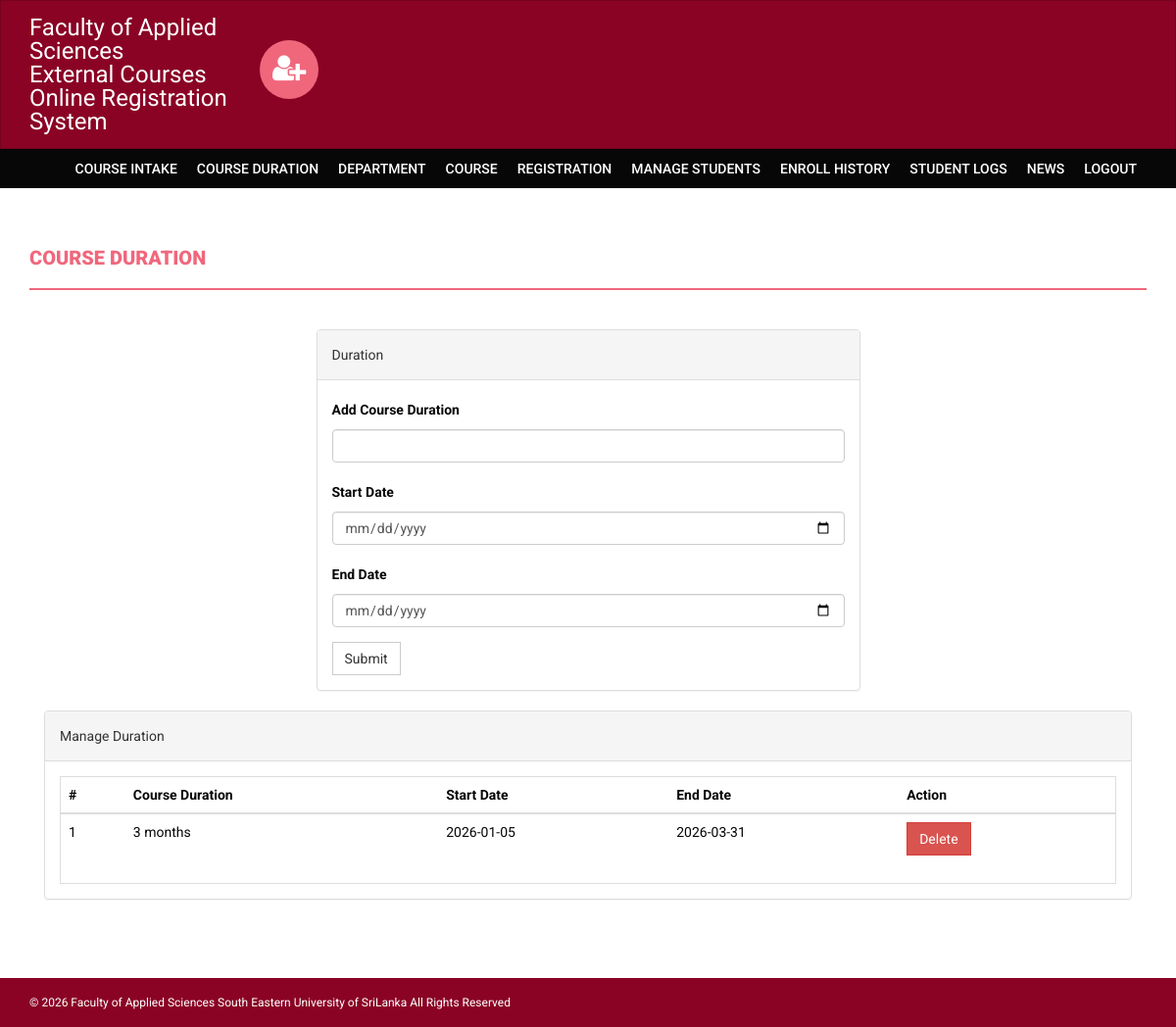
/onlinecourse/admin/semester.php (signed in), run on the app's committed database.
### tables this page shows
CREATE TABLE `course_duration` (
  `id` int(11) NOT NULL,
  `semester` varchar(255) DEFAULT NULL,
  `start_date` date DEFAULT NULL,
  `end_date` date DEFAULT NULL
);

### onlinecourse/admin/semester.php (the view, shortened to what this page needs)
<?php
if(strlen($_SESSION['alogin'])==0)
    {
header('location:index.php');
}
else{
?>
<!DOCTYPE html>
<html xmlns="http://www.w3.org/1999/xhtml">
<head>
    <link href="../assets/css/bootstrap.css" rel="stylesheet" />
    <link href="../assets/css/font-awesome.css" rel="stylesheet" />
    <link href="../assets/css/style.css" rel="stylesheet" />
</head>
<body>
<?php include('includes/header.php');?>
<?php if($_SESSION['alogin']!="")
{
 include('includes/menubar.php');
}
 ?>
    <div class="content-wrapper">
        <div class="container">
              <div class="row">
                    <div class="col-md-12">
                        <h1 class="page-head-line">Course Duration </h1>
                    </div>
                </div>
                <div class="row" >
                  <div class="col-md-3"></div>
                    <div class="col-md-6">
                        <div class="panel panel-default">
                        <div class="panel-heading">
                           Duration
                        </div>
                        <div class="panel-body">
                       <form name="semester" method="post" action="semester.php">
   <div class="form-group">
    <label for="semester">Add Course Duration  </label>
    <input type="text" class="form-control" id="semester" name="semester" placeholder=" " required />
  </div>
  <div class="form-group">
  <label>Start Date</label>
  <input type="date" class="form-control" name="start_date" required />
</div>
<div class="form-group">
  <label>End Date</label>
  <input type="date" class="form-control" name="end_date" required />
</div>
 <button type="submit" name="submit" class="btn btn-default">Submit</button>
</form>
                            </div>
                            </div>
                    </div>
                </div>
                <div class="col-md-12">
                    <div class="panel panel-default">
                        <div class="panel-heading">
                            Manage Duration
                        </div>
                        <div class="panel-body">
                            <div class="table-responsive table-bordered">
                                <table class="table">
                                    <thead>
                                        <tr>
                                            <th>#</th>
                                            <th>Course Duration</th>
                                            <th>Start Date</th>
                                            <th>End Date</th>
                                            <th>Action</th>
                                        </tr>
                                    </thead>
                                    <tbody>
<?php
$sql=mysqli_query($con,"select * from course_duration");
$cnt=1;
while($row=mysqli_fetch_array($sql))
{
?>
                                        <tr>
                                            <td><?php echo $cnt;?></td>
                                            <td><?php echo htmlentities($row['semester']); ?></td>
<td><?php echo htmlentities($row['start_date']); ?></td>
<td><?php echo htmlentities($row['end_date']); ?></td>
                                            <td>
  <a href="semester.php?id=<?php echo $row['id']?>&del=delete" onClick="return confirm('Are you sure you want to delete?')">
                                            <button class="btn btn-danger">Delete</button>
</a>
                                            </td>
                                        </tr>
<?php
$cnt++;
} ?>
                                    </tbody>
                                </table>
                            </div>
                        </div>
                    </div>
                </div>
            </div>
        </div>
  <?php include('includes/footer.php');?>
</body>
</html>
<?php } ?>

### onlinecourse/assets/css/style.css (style rules this page uses)
body { font-family: 'Roboto', sans-serif; line-height: 30px; }
.content-wrapper { margin-top: 40px; min-height: 600px; padding-bottom: 60px; }
.page-head-line { font-weight: 900; padding-bottom: 20px; border-bottom: 2px solid #F0677C; text-transform: uppercase; color: #F0677C; font-size: 20px; margin-bottom: 40px; }
.btn { border-radius: 0px; -webkit-border-radius: 0px; -moz-border-radius: 0px; }

### data on the page
course_duration: semester "3 months", start_date "2026-01-05", end_date "2026-03-31"
